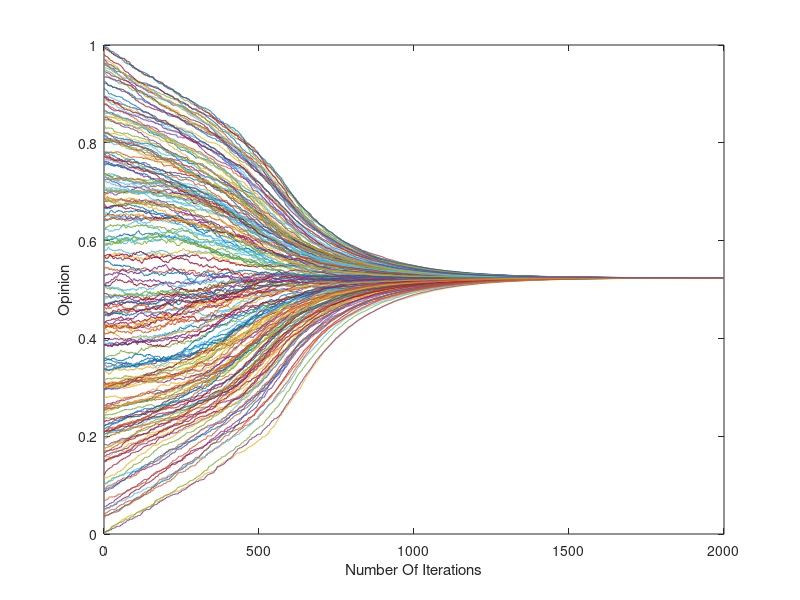

Write MATLAB code to recreate this figure. (Note: this script raises an error after producing the figure.)
%% The basic model we refined
% Based on the model by Laguna, Abramson and Zanette
% MSSSM - HS13 - Opinion Convergence
% The Opinion Formers
%% Initialization
% number of agents
N = 200;
% number of iterations
iter = 2000;
% convergence parameter
c = 0.005;
% u in [0, 1]
u = 0.35;

% initialize matrix with vectors of opinions
M = zeros(N, iter);
% opinions at the beginning
M(:, 1) = rand(N, 1);

%% Calculation
half = N/2;
for t=1:iter-1
   % shuffle the rows of the matrix
   M = M(randperm(size(M,1)),:);
   % interactions
   for j=1:half
       if (abs(M(j, t) - M(j+half, t)) < u)
           M(j, t+1) = M(j, t) + c * (M(j+half, t) - M(j, t));
           M(j+half, t+1) = M(j+half, t) + c * (M(j, t) - M(j+half, t));
       else
           M(j, t+1) = M(j, t);
           M(j+half, t+1) = M(j+half, t);
       end
   end
end

%% Plot
for i=1:N-1
    plot(M(i, :))
    hold on
end
plot(M(N, :));
xlabel('Number Of Iterations');
ylabel('Opinion');
saveas(gcf, 'charisma_1', 'bmp');
seed = RandStream.getGlobalStream;
save('charisma', 'N', 'iter', 'c', 'u', 'M', 'gamma', 'seed');